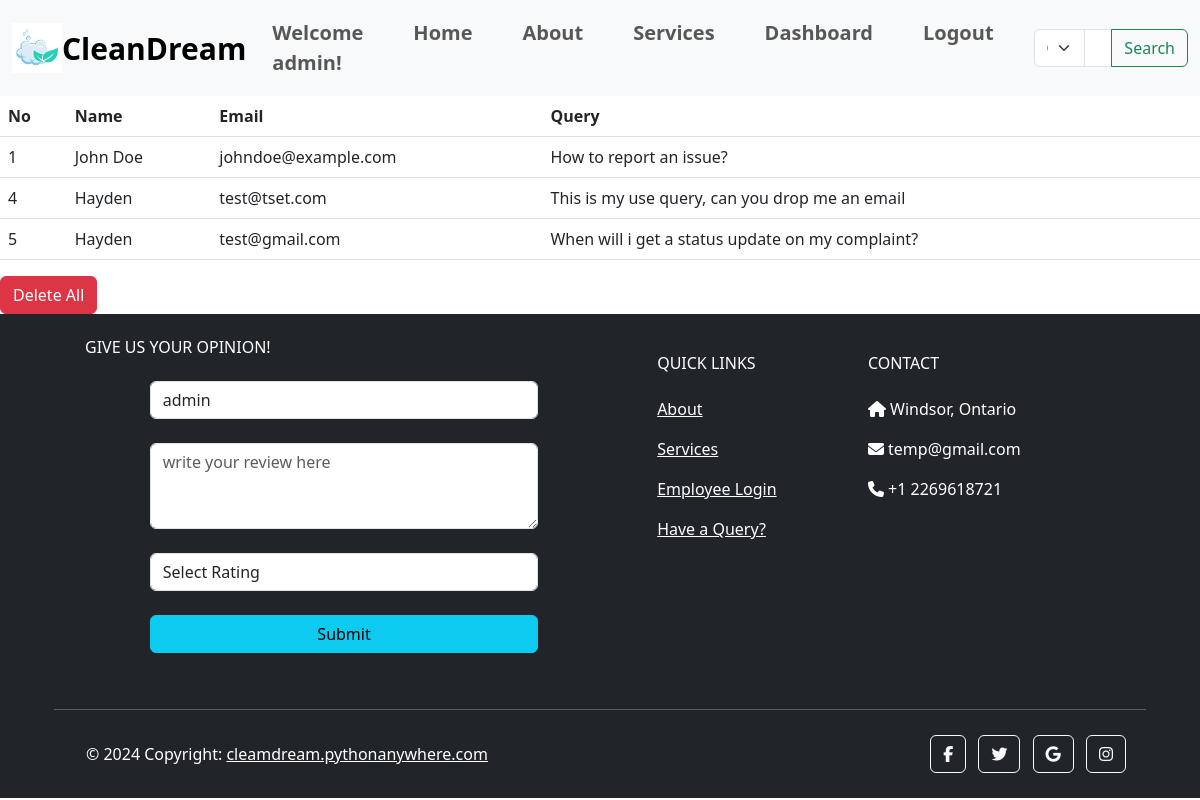
The app's page /queries (signed in) with its own data.
### city/models.py (models this page shows, shortened)
class MyUser(AbstractUser):
    email = models.EmailField(unique=True)
    is_user = models.BooleanField(default=True)
    is_employee = models.BooleanField(default=False)

class Queries(models.Model):
    name = models.CharField(max_length=100, null=True)
    email = models.CharField(max_length=100, null=True)
    message = models.CharField(max_length=500, null=True)

### city/views.py (the view)
# urls.py: path('queries',views.queries,name='queries'),
@login_required(login_url='employee_login')
def queries(request):
    if request.user.is_employee==True:
        queries=Queries.objects.all()
        if request.method=='POST':
            queries.all().delete()
            return redirect('queries')
        return render (request,'city/queries.html',{'queries':queries})
    else:
        return redirect('employee_login')

### city/templates/city/queries.html (shortened to what this page needs)
{% extends 'city/navbar.html' %} {% load static %}  {% block content %}
<form method="POST">
  <table class="table">
    <tr>
      <th>No</th>
      <th>Name</th>
      <th>Email</th>
      <th>Query</th>
    </tr>
    {% for query in queries %}
    <tr>
      <td>{{query.id}}</td>
      <td>{{query.name}}</td>
      <td>{{query.email}}</td>
      <td>{{query.message}}</td>
    </tr>
    {% endfor %}
  </table>
  <input type="submit" value="Delete All" class="btn btn-danger" />
</form>
{% endblock content %}

### city/templates/city/navbar.html (shortened to what this page needs)
{% load static %}
<!DOCTYPE html>
<html lang="en">
  <head>
    <link rel="stylesheet" href="{% static 'css/style.css' %}" />
    <link
      href="https://cdn.jsdelivr.net/npm/bootstrap@5.3.0-alpha1/dist/css/bootstrap.min.css"
      rel="stylesheet"
    />
  </head>
  <body>
    <nav class="navbar navbar-expand-lg bg-body-tertiary">
      <div class="container-fluid">
        <img id="logo" src="{% static 'images/logo1.png' %}" alt="Logo" />
        <a class="navbar-brand" href="#">CleanDream</a>
        <div class="collapse navbar-collapse" id="navbarNavAltMarkup">
          <div class="navbar-nav ms-auto">
            {% if user.is_authenticated %}
              <a class="nav-link" href="{% url 'user_history' %}">Welcome {{ user.username }}!</a>
            {% endif %}
            <a class="nav-link" href="{% url 'home' %}">Home</a>
            <a class="nav-link" href="{% url 'about' %}">About</a>
            <a class="nav-link" href="{% url 'services' %}">Services</a>
            {% if user.is_authenticated %}
              {% if user.is_employee %}
                <a class="nav-link" href="{% url 'emp_main' %}">Dashboard</a>
              {% else %}
                <a class="nav-link" href="{% url 'user_complaints' %}">Complaints</a>
              {% endif %}
              <form method="post" action="{% url 'logout' %}" style="display: inline;">
                <button type="submit" class="btn btn-link nav-link" style="display: inline; padding: 0; border: none; background: none;">Logout</button>
              </form>
            {% endif %}
          </div>
          <form class="d-flex" role="search" method="GET" action="{% url 'search_results' %}">
            <div class="input-group">
            {% if user.is_employee %}
                <select class="form-select" name="category">
                  <option value="complaints">Complaints</option>
                </select>
              {% else %}
                <input type="hidden" name="category" value="initiatives">
              {% endif %}
              <input class="form-control" type="search" placeholder="Search" aria-label="Search" name="query">
              <button class="btn btn-outline-success" type="submit">Search</button>
            </div>
          </form>
        </div>
      </div>
    </nav>
    {% block content %}{% endblock content %}
    <footer class="text-center text-lg-start text-white bg-dark">
      <div class="container p-4 pb-0 bg-dark">
        <section class="p-3 pt-0 bg-dark">
          <div class="row bg-dark">
            <div class="col-md-6 col-lg-6 col-xl-6 mx-auto mt-6 bg-dark">
              <h6 class="text-uppercase mb-4 font-weight-bold">
                Give us your opinion!
              </h6>
              <form
                class="contact-form d-flex flex-column align-items-center bg-dark"
                action="{% url 'feedback' %}"
                method="POST"
              >
                <div class="form-group w-75">
                  {% if user.is_authenticated %}
                    <input
                      type="text"
                      class="form-control"
                      value="{{ user.username }}"
                      name="person_name"
                      readonly
                    /><br />
                  {% endif %}
                </div>
                <div class="form-group w-75">
                  <textarea
                    class="form-control"
                    type="text"
                    rows="3"
                    placeholder="write your review here"
                    name="testimonial"
                    required
                  ></textarea
                  ><br />
                </div>
                <div class="form-group w-75 mb-4">
                  <select class="form-control" name="rating" required>
                    <option value="">Select Rating</option>
                  </select>
                </div>
                <button type="submit" class="btn btn-submit btn-info w-75">
                  Submit
                </button>
                <br />
              </form>
            </div>
            <div class="col-md-3 col-lg-2 col-xl-2 mx-auto mt-3">
              <h6 class="text-uppercase mb-4 font-weight-bold">Quick Links</h6>
              <p><a class="text-white" href="{% url 'about' %}">About</a></p>
              <p><a class="text-white" href="{% url 'services' %}">Services</a></p>
              <p><a class="text-white" href="{% url 'employee_login' %}">Employee Login</a></p>
              <p><a class="text-white" href="{% url 'query_form' %}">Have a Query?</a></p>
            </div>
            <div class="col-md-4 col-lg-3 col-xl-3 mx-auto mt-3">
              <h6 class="text-uppercase mb-4 font-weight-bold">Contact</h6>
              <p><i class="fas fa-home mr-3"></i> Windsor, Ontario</p>
              <p><i class="fas fa-envelope mr-3"></i> temp@gmail.com</p>
              <p><i class="fas fa-phone mr-3"></i> +1 2269618721</p>
            </div>
          </div>
        </section>
        <hr class="my-3" />
        <section class="p-3 pt-0">
          <div class="row d-flex align-items-center">
            <div class="col-md-7 col-lg-8 text-center text-md-start">
              <div class="p-3">
                © 2024 Copyright:
                <a class="text-white" href="#">cleamdream.pythonanywhere.com</a>
              </div>
            </div>
            <div class="col-md-5 col-lg-4 ml-lg-0 text-center text-md-end">
              <a
                class="btn btn-outline-light btn-floating m-1"
                class="text-white"
                role="button"
                ><i class="fab fa-facebook-f"></i
              ></a>
              <a
                class="btn btn-outline-light btn-floating m-1"
                class="text-white"
                role="button"
                ><i class="fab fa-twitter"></i
              ></a>
              <a
                class="btn btn-outline-light btn-floating m-1"
                class="text-white"
                role="button"
                ><i class="fab fa-google"></i
              ></a>
              <a
                class="btn btn-outline-light btn-floating m-1"
                class="text-white"
                role="button"
                ><i class="fab fa-instagram"></i
              ></a>
            </div>
          </div>
        </section>
      </div>
    </footer>
  </body>
</html>

### static/css/style.css (style rules this page uses)
html, body { margin: 0; padding: 0; }
.navbar-brand { font-size: 30px !important; font-weight: 600 !important; }
.nav-link { font-size: 20px !important; font-weight: 600 !important; padding: 10px !important; margin-right: 30px !important; }
h6 { font-weight: lighter !important; }
#logo { height: 50px !important; width: 50px !important; }

### records on screen
MyUser: username "admin", person_name "admin"
Queries: id "1", name "John Doe", email "johndoe@example.com", message "How to report an issue?"
Queries: id "4", name "Hayden", email "test@tset.com", message "This is my use query, can you drop me an email"
Queries: id "5", name "Hayden", email "test@gmail.com", message "When will i get a status update on my complaint?"
